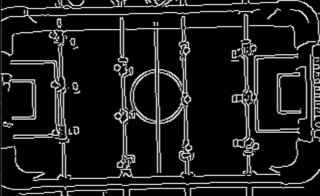
#> input picture FoozBot-FinalRasp2/Images/TemplateNewCropped360x240.jpg, 320 x 196 px
$ python Start.py
#> lines starting #> are read from the running program, lines starting #| are printed output that depends on the picture
### FoozBot-FinalRasp2/BallDetectionAdapter.py
from collections import deque
from imutils.video import VideoStream
import numpy as np
import argparse
import cv2
import imutils
import time
import warnings
import os


class BallEdgeDetection():
    def __init__(self, src):
        self.ballLower = (0, 134, 199)
        self.ballUpper = (30, 255, 255)
        self.pts = deque(maxlen=64) # Increasing from 10 to 64 reduces Pi load

        self.playersLower = (35, 80, 156)
        self.playersUpper = (172, 184, 255)
        # Load the template for edge detection
        self.temp_edges = cv2.imread("Images/TemplateNewCropped360x240.jpg", cv2.IMREAD_GRAYSCALE)
        assert self.temp_edges is not None, "file could not be read, check with os.path.exists()"
        w, h = self.temp_edges.shape[::-1]
        self.w = w
        self.h = h

        # if a video path was not supplied, grab the reference to the webcam
        self.vs = VideoStream(src=src, resolution=(360,240)).start()

        self.frame = self.vs.read()
        self.frame_no = 0
        # self.frame_num = 0

        self.top_left_bottom_right = self.get_top_left_bottom_right()

        time.sleep(2.0)

    # [36 lines left out: function get_ball_position, not called in this run]

    def get_top_left_bottom_right(self):
        self.frame = self.vs.read()
        self.frame = imutils.resize(self.frame, width=360, height=240)
        _, edges_frame = self.canny_edge(self.frame)
        res = cv2.matchTemplate(edges_frame, self.temp_edges, cv2.TM_CCORR_NORMED)
        _, _, _, max_loc = cv2.minMaxLoc(res)
        top_left = max_loc  # Using max_loc for CCoRR
        top_left = (top_left[0], top_left[1] + 13)
        bottom_right = (top_left[0] + self.w - 5, top_left[1] + self.h - 27)

        key = cv2.waitKey(1) & 0xFF
        if key == ord("q"):
            return
        return (top_left, bottom_right)

    def canny_edge(self, frame):
        # Converting the frame to gray scale and applying Canny edge detection
        gray = cv2.cvtColor(frame, cv2.COLOR_BGR2BGRA)
        blurred = cv2.GaussianBlur(gray, (5, 5), 0)
        edges = cv2.Canny(blurred, 100, 200) # Altered values to reduce Pi computational load -- Possibly less accurate, but pretty good enough
        return blurred, edges

    def get_players_x(self):
        self.frame = self.vs.read()
        if self.frame is None:
            return

        self.frame = imutils.resize(self.frame, width=360, height=240)
        outp_x = []
        outp_y = []

        mask = cv2.inRange(
            cv2.cvtColor(cv2.GaussianBlur(self.frame, (11, 11), 0),
                         cv2.COLOR_BGR2HSV),
            self.playersLower, self.playersUpper)
        # mask = cv2.erode(mask, None, iterations=2)
        # mask = cv2.dilate(mask, None, iterations=2)
        kernel = cv2.getStructuringElement(cv2.MORPH_RECT, (3,3))
        opening = cv2.morphologyEx(mask, cv2.MORPH_OPEN, kernel, iterations=1)
        close = cv2.morphologyEx(opening, cv2.MORPH_CLOSE, kernel, iterations=1)

        cnts = cv2.findContours(close, cv2.RETR_EXTERNAL, cv2.CHAIN_APPROX_SIMPLE)
        cnts = cnts[0] if len(cnts) == 2 else cnts[1]

        for c in cnts:
            x,y,w,h = cv2.boundingRect(c)
            # cv2.rectangle(self.frame, (x, y), (x + w, y + h), (36,255,12), 2)
            outp_x.append(x + w/2)
            outp_y.append(y + h/2)

        # cv2.imshow('mask', mask)
        # cv2.imshow('close', close)
        # cv2.imshow('frame', self.frame)
        return outp_x, outp_y

    # [23 lines left out: function get_frame, not called in this run]

    def close(self):
        self.vs.release()

### FoozBot-FinalRasp2/Controller.py
import threading
import time

import cv2
import numpy as np
from ArduinoInterface import ArduinoInterface
import BallDetectionAdapter
import PlayerController
import TrajectoryAdapter
from AppInterface import AppInterface
from GoalSensorInterface import GoalSensorInterface
from Mocks.MockArduinoInterface import MockArduinoInterface
from TrajectoryAdapter import Location
import serial

class Controller:

    def start(self):
        # MOTOR INTERFACE
        player_1_serial = serial.Serial('/dev/ttyACM0', baudrate=9600, timeout=1,write_timeout=1)
        player_2_serial = serial.Serial('/dev/ttyACM1', baudrate=9600,timeout=1,write_timeout=1)      # /dev/ttyACM0 on Linux
        # player_1_serial = serial.Serial()
        arduino_interface = ArduinoInterface(player_1_serial,player_2_serial)
        time.sleep(2)
        arduino_interface.pon()
        time.sleep(2)

        # VISION
        ball_vision = BallDetectionAdapter.BallEdgeDetection(src=0)
        top_left, bottom_right = ball_vision.get_top_left_bottom_right()
        temp = ball_vision.get_players_x()
        players_pos = temp[0]
        player_start = temp[1]
        assert players_pos != [], "Players row signifiers not found. Please check camera source or replace the blue tape."
        if players_pos[0] > players_pos[1]:
            FIRST_PLAYER_ROW = players_pos[0]
            SECOND_PLAYER_ROW = players_pos[1]
        else:
            FIRST_PLAYER_ROW = players_pos[1]
            SECOND_PLAYER_ROW = players_pos[0]
        # PATH PREDICTION
        trajectory_finder = TrajectoryAdapter.TrajectoryAdapter(FIRST_PLAYER_ROW, SECOND_PLAYER_ROW, top_left= top_left, bottom_right= bottom_right)


        # PLAYER CONTROLS
        """The table is measured from the top left (0,0), we need the bottom right (x,y) to define the playing field"""
        player_controller = PlayerController.PlayerController(ball_vision.get_ball_position(), FIRST_PLAYER_ROW, player_start[0],
                                                              SECOND_PLAYER_ROW, player_start[1], top_left, bottom_right, arduino_interface)

        # GOAL SENSOR INTERFACE
        goal_sensor_interface = GoalSensorInterface()
        print("here detect")
        goal_detection_thread = threading.Thread(target=goal_sensor_interface.detect_score)
        goal_detection_thread.daemon = True
        goal_detection_thread.start()

        # APP INTERFACE
        app_interface = AppInterface("FoozbotMobileApp-master/score.json")

        start_time = time.time()    # Can be exchanged for the vision controlled frame number
        DISPLAY = True


        app_interface.wait_for_game_start()
        while app_interface.game_ongoing():
            # Vision
            ball_position = ball_vision.get_ball_position()
            if ball_position is not None:

                # Trajectory Prediction
                ball_position_timestamp = Location(ball_position[0], ball_position[1], ball_vision.frame_no)    # can alternatively use frame number instead of time
                new_player_row_intersections = trajectory_finder.get_new_intersections(ball_position_timestamp)

                # PlayerControls
                player_controller.update_ball_position(ball_position, new_player_row_intersections, time.time())


            if DISPLAY:
                image = ball_vision.get_frame()
                trajectory_finder.draw_trajectory_on_frame(image, trajectory_finder.current_predicted_path)
                player_controller.draw_intersections_on_frame(image)
                # print("Ball position: " + str(ball_position) + "   " + str("Bottom right: " + str(bottom_right)))

                width, height = 400, 400  # Set the desired width and height of the image
                white_frame = np.ones((height, width, 3), dtype=np.uint8) * 255  # 3 channels for RGB, filled with white color

                player_controller.draw_text(image)
                cv2.namedWindow("System Visualisation", cv2.WINDOW_NORMAL)
                cv2.resizeWindow("System Visualisation", 1080, 720)
                cv2.imshow("System Visualisation", image)


            key = cv2.waitKey(1) & 0xFF
            if key == ord("q"):
                app_interface.end_game()
                break

        print("Escapes loop")
        app_interface.end_game()
        print("Ends")
        ball_vision.vs.stop()
        cv2.destroyAllWindows()
        goal_sensor_interface.close_sensors()

        time.sleep(2)
        arduino_interface.poff()


        # Close the sensor connections when the program exits


### FoozBot-FinalRasp2/ArduinoInterface.py
import serial


class ArduinoInterface:
    def __init__(self, player_1_serial, player_2_serial):
        self.player1 = player_1_serial
        self.player2 = player_2_serial

        self.kick_outp1 = 0
        self.stand_or_horiz1 = 0
        self.revolve1 = 0
        self.lat_outp1 = 999

        self.kick_outp2 = 0             # 0 - no kick, 1 = yes kick
        self.stand_or_horiz2 = 0        # 0 - stand, 1 - go horizontal feet back, 2 - go horizontal feet front
        self.revolve2 = 0               # 0 - don't revolve, 1 - revolve clockwise, 2 - revolve anti-clockwise
        self.lat_outp2 = 999            # 0 - 110 - lateral movement, 777 - don't move, 999 - lateral reset

    # [9 lines left out: function send_command, not called in this run]


    def pon(self):
        temp = "pon"
        self.player1.write(temp.encode('utf-8'))
        self.player2.write(temp.encode('utf-8'))

    # [55 lines left out: functions poff, get_player_command_string, reset_command, go_vertical, go_horizontal, kick and 1 more, not called in this run]

    def fanfare(self):
        self.revolve1 = 1
        self.revolve2 = 1

    # TODO
    # [10 lines left out: functions get_position, close, not called in this run]

# [13 lines of commented-out code are left out]

### FoozBot-FinalRasp2/Start.py
import Controller

while True:
    try:
        print("starting new game")
        c = Controller.Controller()
        c.start()
        c = 5
    except Exception as e:
        print(e)
        break
#> this loop made 1 pass; (key q is pressed on pass 1)
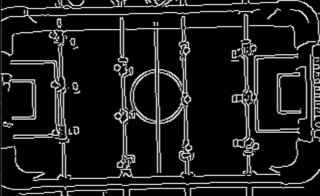
#> input picture FoozBot-FinalRasp2/Images/TemplateNewCropped360x240.jpg, 320 x 196 px
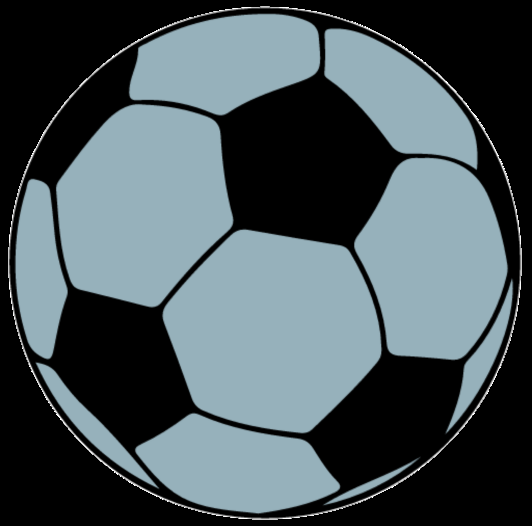
#> input picture App/assets/images/Football.png, 532 x 526 px, given in place of the camera
#> pass 1, in get_top_left_bottom_right, `self.frame = imutils.resize(self.frame, width=360, height=240)`:
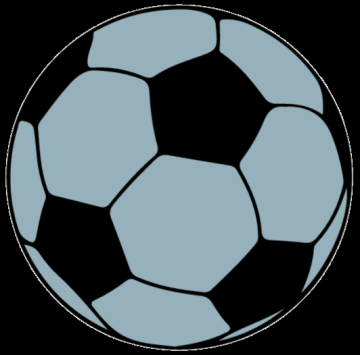
#> self.frame: shape (355, 360, 3); mean B, G, R 90.9, 86.2, 73.4
#> pass 1, in canny_edge, `blurred = cv2.GaussianBlur(gray, (5, 5), 0)`:
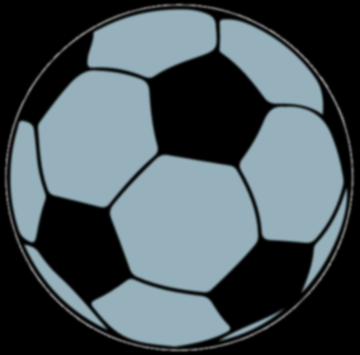
#> blurred: shape (355, 360, 4); mean B, G, R, A 90.9, 86.2, 73.4, 255
